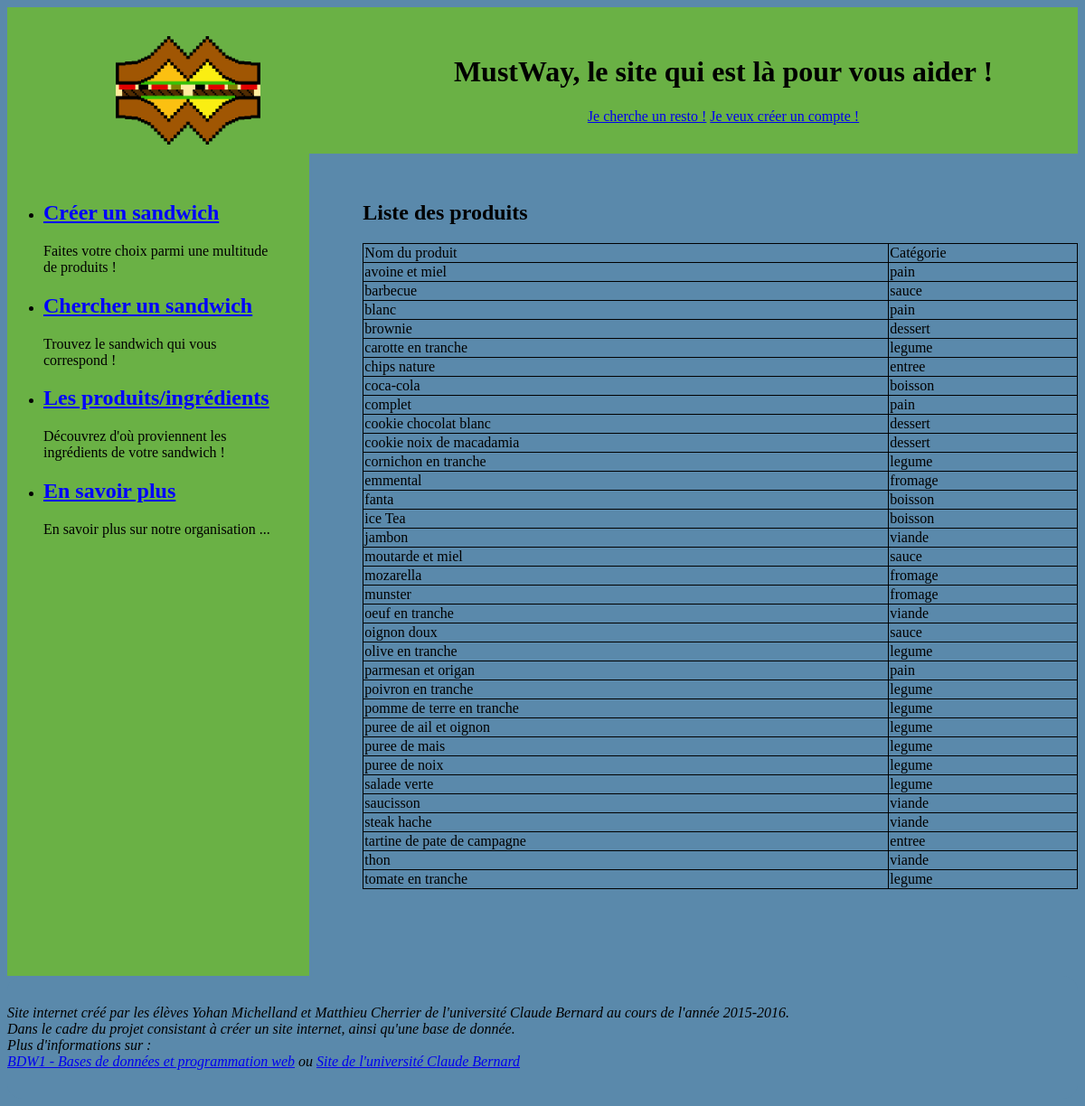
The app's page /SiteWeb/index.php?page=affichage_produit.php with its own data.
### tables this page shows
CREATE TABLE Produit(
        NomProduit       Varchar (50) NOT NULL ,
        categorieProduit Varchar (50) ,
        QuantiteProduit  Float ,
        PRIMARY KEY (NomProduit )
);

### SiteWeb/php/affichage_produit.php (the view)
<h1>Liste des produits</h1>
<?php
$requete = 'SELECT * FROM Produit;';
$resultat = mysqli_query($connexion, $requete);
if($resultat == FALSE) {
	printf("<p style='font-color: red;'>Erreur : problème d'exécution de la requête.</p>");
}
else {
	if(mysqli_num_rows($resultat) == 0) {
		echo "<p>Il n'y a aucun produit dans la base.</p>";
	}
	else {
		echo "<p><table style='width:100%' id='table' ><tr><td id='td'>Nom du produit</td><td id='td'>Catégorie</td></tr>" ;
		while ($row = mysqli_fetch_assoc($resultat)) {
			echo "<tr><td id='td'>".$row['NomProduit']."</td><td id='td'>".$row['categorieProduit']."</td></tr>";
		}
		echo "</table></p>";
	}
}
?>

### SiteWeb/css/styles.css (style rules this page uses)
body { background-color: #5A89AB; }
#table { border-collapse:collapse; }
#td { border: 1px solid black; }

### records on screen
produit: NomProduit "avoine et miel", categorieProduit "pain"
produit: NomProduit "barbecue", categorieProduit "sauce"
produit: NomProduit "blanc", categorieProduit "pain"
produit: NomProduit "brownie", categorieProduit "dessert"
produit: NomProduit "carotte en tranche", categorieProduit "legume"
produit: NomProduit "chips nature", categorieProduit "entree"
produit: NomProduit "coca-cola", categorieProduit "boisson"
produit: NomProduit "complet", categorieProduit "pain"
produit: NomProduit "cookie chocolat blanc", categorieProduit "dessert"
produit: NomProduit "cookie noix de macadamia", categorieProduit "dessert"
produit: NomProduit "cornichon en tranche", categorieProduit "legume"
produit: NomProduit "emmental", categorieProduit "fromage"
produit: NomProduit "fanta", categorieProduit "boisson"
produit: NomProduit "ice Tea", categorieProduit "boisson"
produit: NomProduit "jambon", categorieProduit "viande"
produit: NomProduit "moutarde et miel", categorieProduit "sauce"
produit: NomProduit "mozarella", categorieProduit "fromage"
produit: NomProduit "munster", categorieProduit "fromage"
produit: NomProduit "oeuf en tranche", categorieProduit "viande"
produit: NomProduit "oignon doux", categorieProduit "sauce"
produit: NomProduit "olive en tranche", categorieProduit "legume"
produit: NomProduit "parmesan et origan", categorieProduit "pain"
produit: NomProduit "poivron en tranche", categorieProduit "legume"
produit: NomProduit "pomme de terre en tranche", categorieProduit "legume"
produit: NomProduit "puree de ail et oignon", categorieProduit "legume"
produit: NomProduit "puree de mais", categorieProduit "legume"
produit: NomProduit "puree de noix", categorieProduit "legume"
produit: NomProduit "salade verte", categorieProduit "legume"
produit: NomProduit "saucisson", categorieProduit "viande"
produit: NomProduit "steak hache", categorieProduit "viande"
produit: NomProduit "tartine de pate de campagne", categorieProduit "entree"
produit: NomProduit "thon", categorieProduit "viande"
produit: NomProduit "tomate en tranche", categorieProduit "legume"
